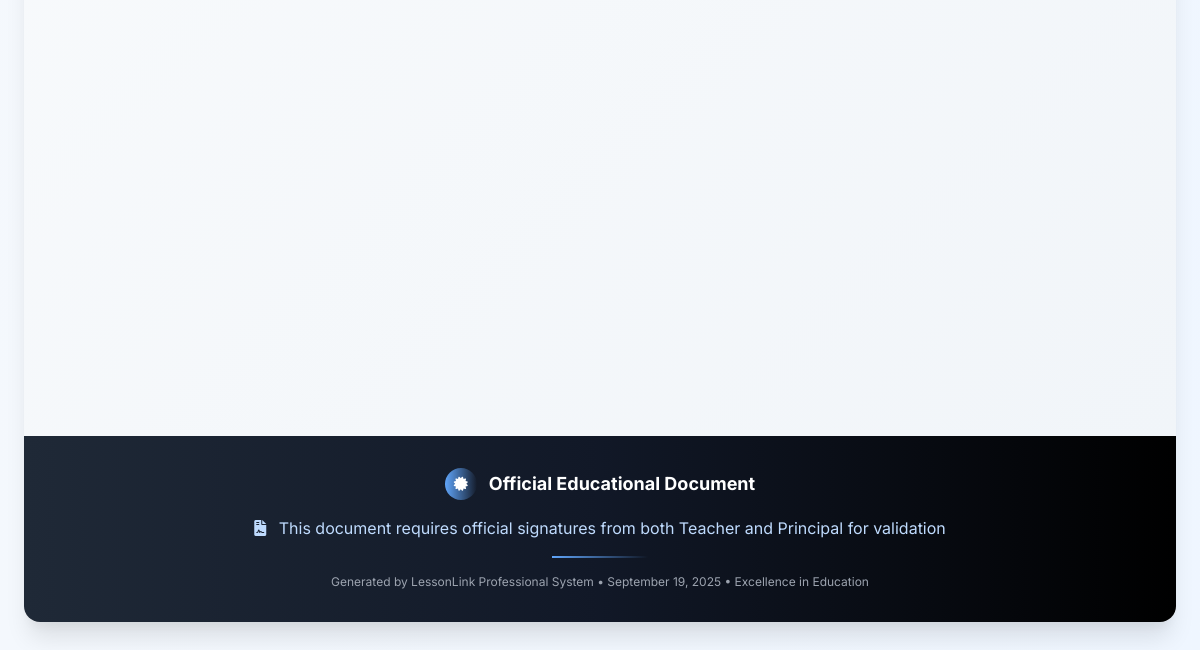
/drafts/7/view/ (signed in, lower part), run on an earlier commit of the app's database.
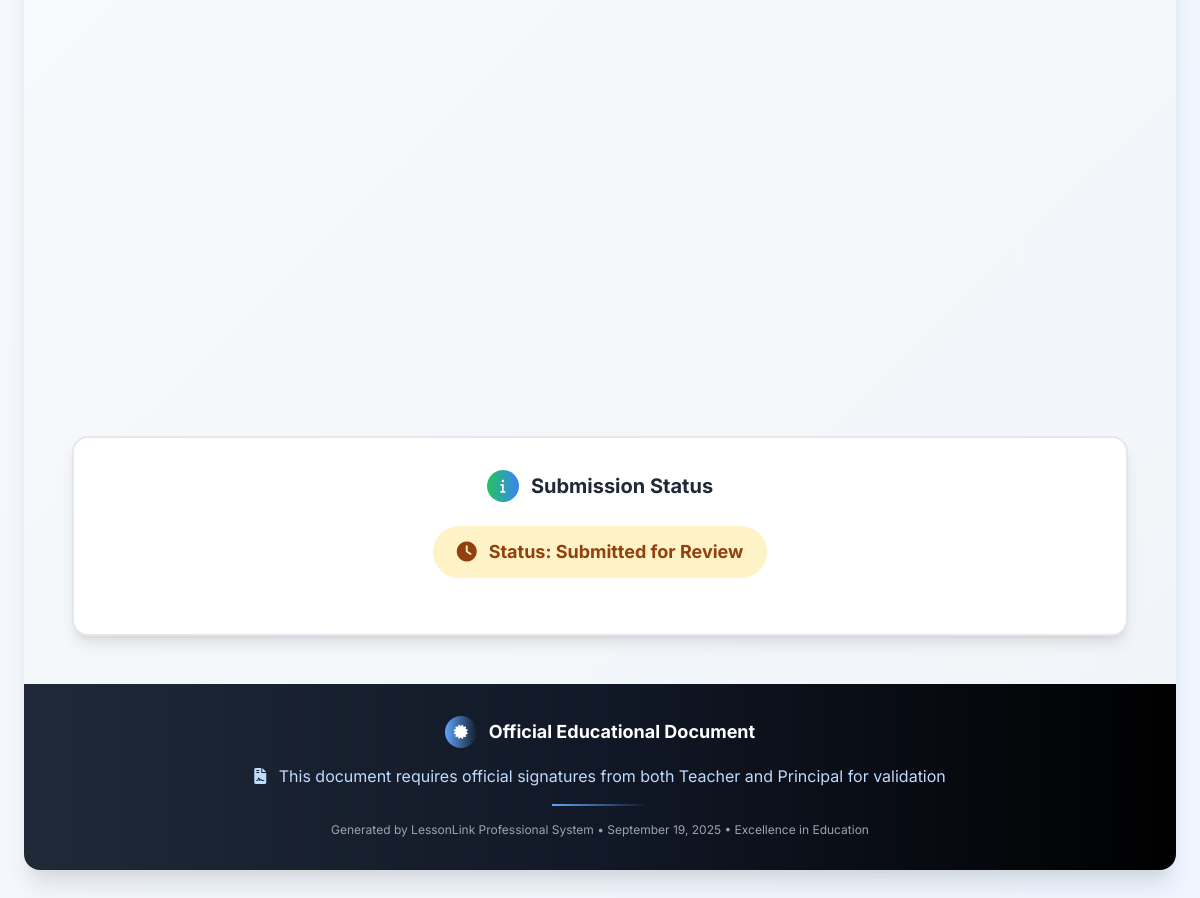
And on a later commit of the database.
### lesson/models.py (models this page shows, shortened)
class LessonPlanSubmission(models.Model):
    STATUS_CHOICES = [
        ('draft', 'Draft'),
        ('submitted', 'Submitted for Review'),
        ('approved', 'Approved'),
        ('rejected', 'Rejected'),
        ('needs_revision', 'Needs Revision'),
    ]
    lesson_plan = models.ForeignKey('lessonGenerator.LessonPlan', on_delete=models.CASCADE)
    submitted_by = models.ForeignKey(User, on_delete=models.CASCADE, related_name='submitted_lesson_plans')
    submitted_to = models.ForeignKey(User, on_delete=models.CASCADE, related_name='received_lesson_plans')
    status = models.CharField(max_length=20, choices=STATUS_CHOICES, default='draft')
    submission_date = models.DateTimeField(auto_now_add=True)
    review_date = models.DateTimeField(null=True, blank=True)
    review_notes = models.TextField(blank=True)
    class Meta:
        ordering = ['-submission_date']
        constraints = [
            models.UniqueConstraint(
                fields=['lesson_plan', 'status'],
                condition=models.Q(status__in=['submitted', 'approved', 'needs_revision']),
                name='unique_active_submission'
            )
        ]

### lessonGenerator/views.py (the view)
# urls.py: path('drafts/<int:draft_id>/view/', views.view_draft, name='view_draft'),
@login_required
def view_draft(request, draft_id):
    draft = get_object_or_404(LessonPlan, id=draft_id, created_by=request.user)
    from lesson.models import LessonPlanSubmission
    latest_submission = LessonPlanSubmission.objects.filter(
        lesson_plan=draft
    ).order_by('-submission_date').first()
    return render(request, 'lessonGenerator/view_draft.html', {
        'draft': draft,
        'latest_submission': latest_submission
    })

### lesson/context_processors.py (called while the page is built)
def user_school_info(request):
    if request.user.is_authenticated:
        return {
            'user_school': request.user.school,
            'user_department': request.user.department,
            'user_role': request.user.role,
        }
    return {}

### lessonGenerator/templatetags/markdown_filter.py (called while the page is built)
@register.filter(name='markdown')
def markdown_format(text):
    if not text:
        return ''
    return mark_safe(md.markdown(text, extensions=['extra', 'nl2br']))

### lessonGenerator/templates/lessonGenerator/view_draft.html (shortened to what this page needs)
{% load markdown_filter %}
<!DOCTYPE html>
<html lang="en">
<head>
    <script src="https://cdn.tailwindcss.com"></script>
    <link href="https://cdnjs.cloudflare.com/ajax/libs/font-awesome/6.0.0/css/all.min.css" rel="stylesheet">
</head>
<body class="bg-gradient-to-br from-gray-50 to-blue-50 font-inter min-h-screen">
    <div class="max-w-6xl mx-auto bg-white card-shadow mt-8 mb-8 rounded-2xl overflow-hidden fade-in">
        <div class="approval-section p-8 lg:p-12 border-t-4 border-gray-300 relative">
            <div class="signature-grid grid grid-cols-1 lg:grid-cols-2 gap-10">
            </div>
            {% if latest_submission %}
            <div class="mt-12 bg-white rounded-2xl p-8 border-2 border-gray-200 shadow-lg">
                <div class="flex items-center justify-center mb-6">
                    <div class="w-8 h-8 bg-gradient-to-r from-green-500 to-blue-500 rounded-full flex items-center justify-center mr-3">
                        <i class="fas fa-info text-white text-sm"></i>
                    </div>
                    <h4 class="font-bold text-dark text-xl">Submission Status</h4>
                </div>
                <div class="text-center mb-6">
                    <span class="inline-flex items-center px-6 py-3 rounded-full text-lg font-bold status-{{ latest_submission.status }}">
                        <i class="fas fa-{% if latest_submission.status == 'approved' %}check{% elif latest_submission.status == 'rejected' %}times{% elif latest_submission.status == 'needs_revision' %}exclamation{% else %}clock{% endif %} mr-3 text-xl"></i>
                        Status: {{ latest_submission.get_status_display }}
                    </span>
                </div>
            </div>
            {% endif %}
        </div>
        <div class="bg-gradient-to-r from-gray-800 via-gray-900 to-black text-white px-8 py-8 text-center relative overflow-hidden">
            <div class="relative z-10">
                <div class="flex items-center justify-center mb-4">
                    <div class="w-8 h-8 bg-gradient-to-r from-blue-400 to-purple-400 rounded-full flex items-center justify-center mr-3">
                        <i class="fas fa-certificate text-white text-sm"></i>
                    </div>
                    <p class="font-bold text-lg">Official Educational Document</p>
                </div>
                <p class="text-blue-200 mb-2">
                    <i class="fas fa-file-contract mr-2"></i>
                    This document requires official signatures from both Teacher and Principal for validation
                </p>
                <div class="w-24 h-0.5 bg-gradient-to-r from-blue-400 to-purple-400 mx-auto my-4"></div>
                <p class="text-xs text-gray-400">
                    Generated by LessonLink Professional System •
                    {{ draft.created_at|date:"F d, Y" }} •
                    Excellence in Education
                </p>
            </div>
        </div>
    </div>
</body>
</html>

What changed in the data, as far as the page shows it:
added LessonPlanSubmission: status "Submitted for Review"
Also different on the page:
text now shown: "Submission Status Status:"
